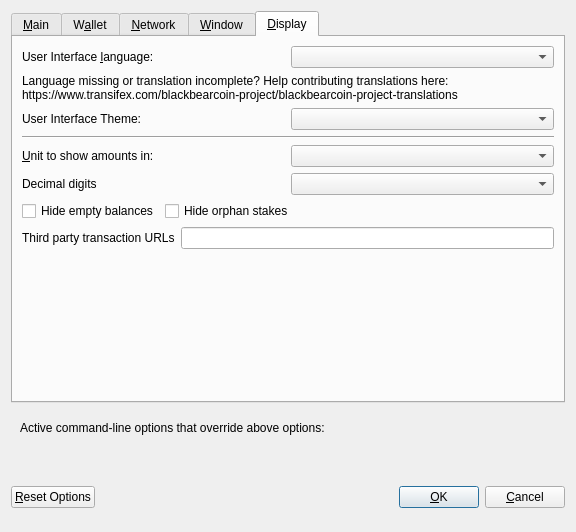
<?xml version="1.0" encoding="UTF-8"?>
<ui version="4.0">
 <class>OptionsDialog</class>
 <widget class="QDialog" name="OptionsDialog">
  <property name="geometry">
   <rect>
    <x>0</x>
    <y>0</y>
    <width>576</width>
    <height>532</height>
   </rect>
  </property>
  <property name="windowTitle">
   <string>Options</string>
  </property>
  <property name="modal">
   <bool>true</bool>
  </property>
  <layout class="QVBoxLayout" name="verticalLayout">
   <item>
    <widget class="QTabWidget" name="tabWidget">
     <property name="currentIndex">
      <number>4</number>
     </property>
     <widget class="QWidget" name="tabMain">
      <attribute name="title">
       <string>&amp;Main</string>
      </attribute>
      <layout class="QVBoxLayout" name="verticalLayout_Main">
       <item>
        <widget class="QCheckBox" name="bitcoinAtStartup">
         <property name="toolTip">
          <string>Automatically start B2C after logging in to the system.</string>
         </property>
         <property name="text">
          <string>&amp;Start B2C on system login</string>
         </property>
        </widget>
       </item>
       <item>
        <layout class="QHBoxLayout" name="horizontalLayout_2_Main">
         <item>
          <widget class="QLabel" name="databaseCacheLabel">
           <property name="text">
            <string>Size of &amp;database cache</string>
           </property>
           <property name="textFormat">
            <enum>Qt::PlainText</enum>
           </property>
           <property name="buddy">
            <cstring>databaseCache</cstring>
           </property>
          </widget>
         </item>
         <item>
          <widget class="QSpinBox" name="databaseCache"/>
         </item>
         <item>
          <widget class="QLabel" name="databaseCacheUnitLabel">
           <property name="text">
            <string>MB</string>
           </property>
           <property name="textFormat">
            <enum>Qt::PlainText</enum>
           </property>
          </widget>
         </item>
         <item>
          <spacer name="horizontalSpacer_2_Main">
           <property name="orientation">
            <enum>Qt::Horizontal</enum>
           </property>
           <property name="sizeHint" stdset="0">
            <size>
             <width>40</width>
             <height>20</height>
            </size>
           </property>
          </spacer>
         </item>
        </layout>
       </item>
       <item>
        <layout class="QHBoxLayout" name="horizontalLayout_3_Main">
         <item>
          <widget class="QLabel" name="threadsScriptVerifLabel">
           <property name="text">
            <string>Number of script &amp;verification threads</string>
           </property>
           <property name="textFormat">
            <enum>Qt::PlainText</enum>
           </property>
           <property name="buddy">
            <cstring>threadsScriptVerif</cstring>
           </property>
          </widget>
         </item>
         <item>
          <widget class="QSpinBox" name="threadsScriptVerif">
           <property name="toolTip">
            <string>(0 = auto, &lt;0 = leave that many cores free)</string>
           </property>
          </widget>
         </item>
         <item>
          <spacer name="horizontalSpacer_3_Main">
           <property name="orientation">
            <enum>Qt::Horizontal</enum>
           </property>
           <property name="sizeHint" stdset="0">
            <size>
             <width>40</width>
             <height>20</height>
            </size>
           </property>
          </spacer>
         </item>
        </layout>
       </item>
       <item>
        <spacer name="verticalSpacer_2">
         <property name="orientation">
          <enum>Qt::Vertical</enum>
         </property>
         <property name="sizeHint" stdset="0">
          <size>
           <width>20</width>
           <height>40</height>
          </size>
         </property>
        </spacer>
       </item>
       <item>
        <layout class="QHBoxLayout" name="horizontalLayout_3"/>
       </item>
       <item>
        <layout class="QHBoxLayout" name="horizontalLayout" stretch="">
         <property name="sizeConstraint">
          <enum>QLayout::SetFixedSize</enum>
         </property>
        </layout>
       </item>
      </layout>
     </widget>
     <widget class="QWidget" name="tabWallet">
      <attribute name="title">
       <string>W&amp;allet</string>
      </attribute>
      <layout class="QVBoxLayout" name="verticalLayout_Wallet">
       <item>
        <layout class="QHBoxLayout" name="horizontalLayout_2_Wallet">
         <item>
          <widget class="QLabel" name="labelStakeSplitThresholdText">
           <property name="text">
            <string>Stake split threshold:</string>
           </property>
          </widget>
         </item>
         <item>
          <widget class="QSpinBox" name="spinBoxStakeSplitThreshold">
           <property name="minimum">
            <number>1</number>
           </property>
           <property name="maximum">
            <number>999999</number>
           </property>
          </widget>
         </item>
        </layout>
       </item>
       <item>
        <widget class="QGroupBox" name="groupBox">
         <property name="title">
          <string>Expert</string>
         </property>
         <layout class="QVBoxLayout" name="verticalLayout_2">
          <item>
           <widget class="QCheckBox" name="coinControlFeatures">
            <property name="toolTip">
             <string>Whether to show coin control features or not.</string>
            </property>
            <property name="text">
             <string>Enable coin &amp;control features</string>
            </property>
           </widget>
          </item>
          <item>
           <widget class="QCheckBox" name="showMasternodesTab">
            <property name="toolTip">
             <string>Show additional tab listing all your masternodes in first sub-tab&lt;br/&gt;and all masternodes on the network in second sub-tab.</string>
            </property>
            <property name="text">
             <string>Show Masternodes Tab</string>
            </property>
           </widget>
          </item>
          <item>
           <widget class="QCheckBox" name="spendZeroConfChange">
            <property name="toolTip">
             <string>If you disable the spending of unconfirmed change, the change from a transaction&lt;br/&gt;cannot be used until that transaction has at least one confirmation.&lt;br/&gt;This also affects how your balance is computed.</string>
            </property>
            <property name="text">
             <string>&amp;Spend unconfirmed change</string>
            </property>
           </widget>
          </item>
         </layout>
        </widget>
       </item>
       <item>
        <spacer name="verticalSpacer_Wallet">
         <property name="orientation">
          <enum>Qt::Vertical</enum>
         </property>
         <property name="sizeHint" stdset="0">
          <size>
           <width>20</width>
           <height>40</height>
          </size>
         </property>
        </spacer>
       </item>
      </layout>
     </widget>
     <widget class="QWidget" name="tabNetwork">
      <attribute name="title">
       <string>&amp;Network</string>
      </attribute>
      <layout class="QVBoxLayout" name="verticalLayout_Network">
       <item>
        <widget class="QCheckBox" name="mapPortUpnp">
         <property name="toolTip">
          <string>Automatically open the B2C client port on the router. This only works when your router supports UPnP and it is enabled.</string>
         </property>
         <property name="text">
          <string>Map port using &amp;UPnP</string>
         </property>
        </widget>
       </item>
       <item>
        <widget class="QCheckBox" name="allowIncoming">
         <property name="toolTip">
          <string>Accept connections from outside</string>
         </property>
         <property name="text">
          <string>Allow incoming connections</string>
         </property>
        </widget>
       </item>
       <item>
        <widget class="QCheckBox" name="connectSocks">
         <property name="toolTip">
          <string>Connect to the B2C network through a SOCKS5 proxy.</string>
         </property>
         <property name="text">
          <string>&amp;Connect through SOCKS5 proxy (default proxy):</string>
         </property>
        </widget>
       </item>
       <item>
        <layout class="QHBoxLayout" name="horizontalLayout_1_Network">
         <item>
          <widget class="QLabel" name="proxyIpLabel">
           <property name="text">
            <string>Proxy &amp;IP:</string>
           </property>
           <property name="textFormat">
            <enum>Qt::PlainText</enum>
           </property>
           <property name="buddy">
            <cstring>proxyIp</cstring>
           </property>
          </widget>
         </item>
         <item>
          <widget class="QValidatedLineEdit" name="proxyIp">
           <property name="minimumSize">
            <size>
             <width>140</width>
             <height>0</height>
            </size>
           </property>
           <property name="maximumSize">
            <size>
             <width>140</width>
             <height>16777215</height>
            </size>
           </property>
           <property name="toolTip">
            <string>IP address of the proxy (e.g. IPv4: 127.0.0.1 / IPv6: ::1)</string>
           </property>
          </widget>
         </item>
         <item>
          <widget class="QLabel" name="proxyPortLabel">
           <property name="text">
            <string>&amp;Port:</string>
           </property>
           <property name="textFormat">
            <enum>Qt::PlainText</enum>
           </property>
           <property name="buddy">
            <cstring>proxyPort</cstring>
           </property>
          </widget>
         </item>
         <item>
          <widget class="QLineEdit" name="proxyPort">
           <property name="minimumSize">
            <size>
             <width>55</width>
             <height>0</height>
            </size>
           </property>
           <property name="maximumSize">
            <size>
             <width>55</width>
             <height>16777215</height>
            </size>
           </property>
           <property name="toolTip">
            <string>Port of the proxy (e.g. 9050)</string>
           </property>
          </widget>
         </item>
         <item>
          <spacer name="horizontalSpacer_1_Network">
           <property name="orientation">
            <enum>Qt::Horizontal</enum>
           </property>
           <property name="sizeHint" stdset="0">
            <size>
             <width>40</width>
             <height>20</height>
            </size>
           </property>
          </spacer>
         </item>
        </layout>
       </item>
       <item>
        <spacer name="verticalSpacer_Network">
         <property name="orientation">
          <enum>Qt::Vertical</enum>
         </property>
         <property name="sizeHint" stdset="0">
          <size>
           <width>20</width>
           <height>40</height>
          </size>
         </property>
        </spacer>
       </item>
      </layout>
     </widget>
     <widget class="QWidget" name="tabWindow">
      <attribute name="title">
       <string>&amp;Window</string>
      </attribute>
      <layout class="QVBoxLayout" name="verticalLayout_Window">
       <item>
        <widget class="QCheckBox" name="minimizeToTray">
         <property name="toolTip">
          <string>Show only a tray icon after minimizing the window.</string>
         </property>
         <property name="text">
          <string>&amp;Minimize to the tray instead of the taskbar</string>
         </property>
        </widget>
       </item>
       <item>
        <widget class="QCheckBox" name="minimizeOnClose">
         <property name="toolTip">
          <string>Minimize instead of exit the application when the window is closed. When this option is enabled, the application will be closed only after selecting Quit in the menu.</string>
         </property>
         <property name="text">
          <string>M&amp;inimize on close</string>
         </property>
        </widget>
       </item>
       <item>
        <spacer name="verticalSpacer_Window">
         <property name="orientation">
          <enum>Qt::Vertical</enum>
         </property>
         <property name="sizeHint" stdset="0">
          <size>
           <width>20</width>
           <height>40</height>
          </size>
         </property>
        </spacer>
       </item>
      </layout>
     </widget>
     <widget class="QWidget" name="tabDisplay">
      <attribute name="title">
       <string>&amp;Display</string>
      </attribute>
      <layout class="QVBoxLayout" name="verticalLayout_Display">
       <item>
        <layout class="QHBoxLayout" name="horizontalLayout_1_Display">
         <item>
          <widget class="QLabel" name="langLabel">
           <property name="text">
            <string>User Interface &amp;language:</string>
           </property>
           <property name="textFormat">
            <enum>Qt::PlainText</enum>
           </property>
           <property name="buddy">
            <cstring>lang</cstring>
           </property>
          </widget>
         </item>
         <item>
          <widget class="QValueComboBox" name="lang">
           <property name="toolTip">
            <string>The user interface language can be set here. This setting will take effect after restarting B2C.</string>
           </property>
          </widget>
         </item>
        </layout>
       </item>
       <item>
        <widget class="QLabel" name="label_3">
         <property name="toolTip">
          <string notr="true"/>
         </property>
         <property name="statusTip">
          <string notr="true"/>
         </property>
         <property name="whatsThis">
          <string notr="true"/>
         </property>
         <property name="accessibleName">
          <string notr="true"/>
         </property>
         <property name="text">
          <string>Language missing or translation incomplete? Help contributing translations here:
https://www.transifex.com/blackbearcoin-project/blackbearcoin-project-translations</string>
         </property>
         <property name="wordWrap">
          <bool>true</bool>
         </property>
         <property name="openExternalLinks">
          <bool>true</bool>
         </property>
         <property name="textInteractionFlags">
          <set>Qt::TextBrowserInteraction</set>
         </property>
        </widget>
       </item>
       <item>
        <layout class="QHBoxLayout" name="horizontalLayout_2_Display" stretch="0,0">
         <item>
          <widget class="QLabel" name="themeLabel">
           <property name="text">
            <string>User Interface Theme:</string>
           </property>
          </widget>
         </item>
         <item>
          <widget class="QValueComboBox" name="theme"/>
         </item>
        </layout>
       </item>
       <item>
        <widget class="Line" name="line">
         <property name="orientation">
          <enum>Qt::Horizontal</enum>
         </property>
        </widget>
       </item>
       <item>
        <layout class="QHBoxLayout" name="horizontalLayout_3_Display">
         <item>
          <widget class="QLabel" name="unitLabel">
           <property name="text">
            <string>&amp;Unit to show amounts in:</string>
           </property>
           <property name="textFormat">
            <enum>Qt::PlainText</enum>
           </property>
           <property name="buddy">
            <cstring>unit</cstring>
           </property>
          </widget>
         </item>
         <item>
          <widget class="QValueComboBox" name="unit">
           <property name="toolTip">
            <string>Choose the default subdivision unit to show in the interface and when sending coins.</string>
           </property>
          </widget>
         </item>
        </layout>
       </item>
       <item>
        <layout class="QHBoxLayout" name="horizontalLayout_4_Display">
         <item>
          <widget class="QLabel" name="digitsLabel">
           <property name="text">
            <string>Decimal digits</string>
           </property>
          </widget>
         </item>
         <item>
          <widget class="QValueComboBox" name="digits"/>
         </item>
        </layout>
       </item>
       <item>
        <layout class="QHBoxLayout" name="horizontalLayout_5_Display">
         <item>
          <widget class="QCheckBox" name="checkBoxHideZeroBalances">
           <property name="toolTip">
            <string>Hide empty balances</string>
           </property>
           <property name="layoutDirection">
            <enum>Qt::LeftToRight</enum>
           </property>
           <property name="text">
            <string>Hide empty balances</string>
           </property>
          </widget>
         </item>
         <item>
          <widget class="QCheckBox" name="checkBoxHideOrphans">
           <property name="toolTip">
            <string>Hide orphan stakes in transaction lists</string>
           </property>
           <property name="text">
            <string>Hide orphan stakes</string>
           </property>
          </widget>
         </item>
         <item>
          <spacer name="horizontalSpacer">
           <property name="orientation">
            <enum>Qt::Horizontal</enum>
           </property>
           <property name="sizeHint" stdset="0">
            <size>
             <width>40</width>
             <height>20</height>
            </size>
           </property>
          </spacer>
         </item>
        </layout>
       </item>
       <item>
        <layout class="QHBoxLayout" name="horizontalLayout_6_Display">
         <item>
          <widget class="QLabel" name="thirdPartyTxUrlsLabel">
           <property name="toolTip">
            <string>Third party URLs (e.g. a block explorer) that appear in the transactions tab as context menu items. %s in the URL is replaced by transaction hash. Multiple URLs are separated by vertical bar |.</string>
           </property>
           <property name="text">
            <string>Third party transaction URLs</string>
           </property>
           <property name="buddy">
            <cstring>thirdPartyTxUrls</cstring>
           </property>
          </widget>
         </item>
         <item>
          <widget class="QLineEdit" name="thirdPartyTxUrls">
           <property name="toolTip">
            <string>Third party URLs (e.g. a block explorer) that appear in the transactions tab as context menu items. %s in the URL is replaced by transaction hash. Multiple URLs are separated by vertical bar |.</string>
           </property>
          </widget>
         </item>
        </layout>
       </item>
       <item>
        <spacer name="verticalSpacer">
         <property name="orientation">
          <enum>Qt::Vertical</enum>
         </property>
         <property name="sizeHint" stdset="0">
          <size>
           <width>20</width>
           <height>40</height>
          </size>
         </property>
        </spacer>
       </item>
      </layout>
     </widget>
    </widget>
   </item>
   <item>
    <widget class="QFrame" name="frame">
     <layout class="QVBoxLayout" name="verticalLayout_Bottom">
      <item>
       <layout class="QHBoxLayout" name="horizontalLayout_Bottom">
        <item>
         <widget class="QLabel" name="overriddenByCommandLineInfoLabel">
          <property name="text">
           <string>Active command-line options that override above options:</string>
          </property>
          <property name="textFormat">
           <enum>Qt::PlainText</enum>
          </property>
         </widget>
        </item>
        <item>
         <spacer name="horizontalSpacer_Bottom">
          <property name="orientation">
           <enum>Qt::Horizontal</enum>
          </property>
          <property name="sizeHint" stdset="0">
           <size>
            <width>40</width>
            <height>20</height>
           </size>
          </property>
         </spacer>
        </item>
       </layout>
      </item>
      <item>
       <widget class="QLabel" name="overriddenByCommandLineLabel">
        <property name="text">
         <string/>
        </property>
        <property name="textFormat">
         <enum>Qt::PlainText</enum>
        </property>
        <property name="wordWrap">
         <bool>true</bool>
        </property>
       </widget>
      </item>
     </layout>
    </widget>
   </item>
   <item>
    <layout class="QHBoxLayout" name="horizontalLayout_Buttons">
     <item>
      <widget class="QPushButton" name="resetButton">
       <property name="toolTip">
        <string>Reset all client options to default.</string>
       </property>
       <property name="text">
        <string>&amp;Reset Options</string>
       </property>
       <property name="autoDefault">
        <bool>false</bool>
       </property>
      </widget>
     </item>
     <item>
      <spacer name="horizontalSpacer_1">
       <property name="orientation">
        <enum>Qt::Horizontal</enum>
       </property>
       <property name="sizeHint" stdset="0">
        <size>
         <width>40</width>
         <height>48</height>
        </size>
       </property>
      </spacer>
     </item>
     <item>
      <widget class="QLabel" name="statusLabel">
       <property name="minimumSize">
        <size>
         <width>200</width>
         <height>0</height>
        </size>
       </property>
       <property name="font">
        <font>
         <weight>75</weight>
         <bold>true</bold>
        </font>
       </property>
       <property name="text">
        <string/>
       </property>
       <property name="textFormat">
        <enum>Qt::PlainText</enum>
       </property>
       <property name="wordWrap">
        <bool>true</bool>
       </property>
      </widget>
     </item>
     <item>
      <spacer name="horizontalSpacer_2">
       <property name="orientation">
        <enum>Qt::Horizontal</enum>
       </property>
       <property name="sizeHint" stdset="0">
        <size>
         <width>40</width>
         <height>48</height>
        </size>
       </property>
      </spacer>
     </item>
     <item>
      <widget class="QPushButton" name="okButton">
       <property name="text">
        <string>&amp;OK</string>
       </property>
       <property name="autoDefault">
        <bool>false</bool>
       </property>
       <property name="default">
        <bool>true</bool>
       </property>
      </widget>
     </item>
     <item>
      <widget class="QPushButton" name="cancelButton">
       <property name="text">
        <string>&amp;Cancel</string>
       </property>
       <property name="autoDefault">
        <bool>false</bool>
       </property>
      </widget>
     </item>
    </layout>
   </item>
  </layout>
 </widget>
 <customwidgets>
  <customwidget>
   <class>QValidatedLineEdit</class>
   <extends>QLineEdit</extends>
   <header>qvalidatedlineedit.h</header>
  </customwidget>
  <customwidget>
   <class>QValueComboBox</class>
   <extends>QComboBox</extends>
   <header>qvaluecombobox.h</header>
  </customwidget>
 </customwidgets>
 <resources/>
 <connections/>
</ui>
